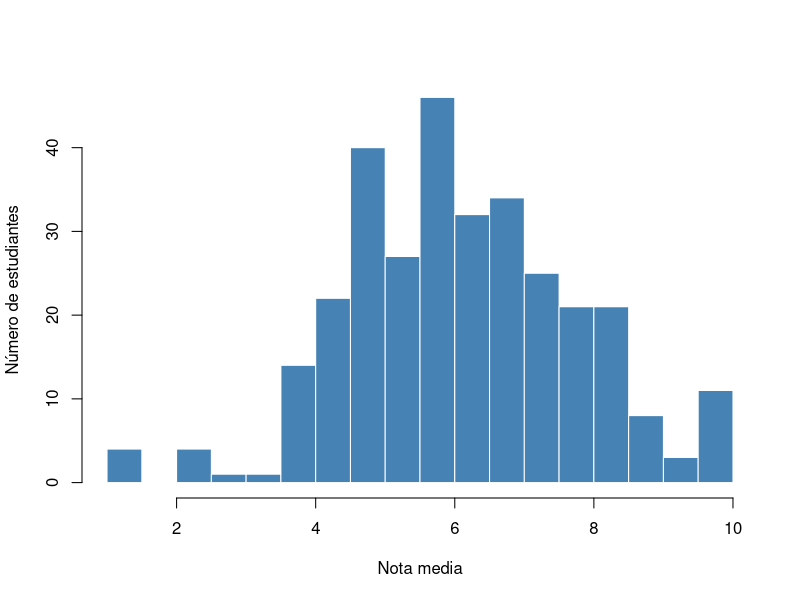
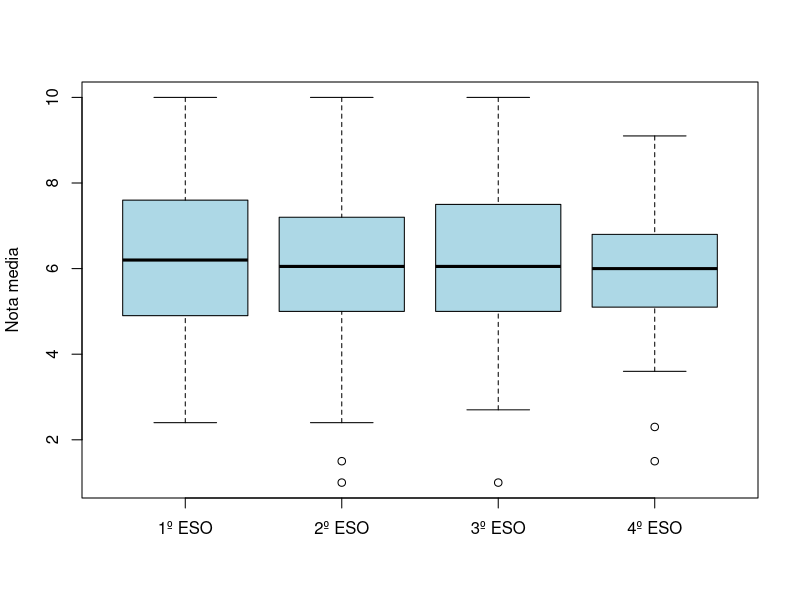

These charts were generated, in order, by the following R code:
## ---- chunk 1
#| label: preparacion
#| include: false
library(tidyverse)
library(readxl)
library(psych)
library(knitr)
## ---- chunk 2
#| label: importar
encuesta <- read_excel("datos/encuesta_bruta.xlsx", na = c("", "NS/NC"))
diccionario <- read_excel("datos/encuesta_bruta.xlsx", sheet = "diccionario")

names(encuesta) <- diccionario$codigo
encuesta$edad <- parse_number(encuesta$edad)
items <- diccionario$codigo[!is.na(diccionario$escala)]
for (item in items) {
  encuesta[[item]] <- parse_number(encuesta[[item]])
}
encuesta$centro <- factor(encuesta$centro)
encuesta$curso <- factor(encuesta$curso, levels = c("1º ESO", "2º ESO", "3º ESO", "4º ESO"))
encuesta$sexo <- factor(encuesta$sexo)
## ---- chunk 3
#| label: tbl-curso
#| tbl-cap: "Distribución de los estudiantes por curso"
frecuencias <- as.data.frame(table(encuesta$curso))
names(frecuencias) <- c("Curso", "n")
frecuencias$porcentaje <- round(frecuencias$n / sum(frecuencias$n) * 100, 1)
frecuencias$acumulado <- cumsum(frecuencias$porcentaje)
kable(frecuencias, col.names = c("Curso", "n", "%", "% acumulado"))
## ---- chunk 4
#| label: tbl-curso-sexo
#| tbl-cap: "Porcentaje de chicas y chicos en cada curso"
tabla <- table(encuesta$curso, encuesta$sexo)
kable(round(prop.table(tabla, margin = 1) * 100, 1))
## ---- chunk 5
#| label: fig-nota
#| fig-cap: "Distribución de la nota media de la 1ª evaluación"
hist(encuesta$nota, breaks = 15, main = NULL, xlab = "Nota media", ylab = "Número de estudiantes",
     col = "steelblue", border = "white")
## ---- chunk 6
#| label: tbl-nota-curso
#| tbl-cap: "Descriptivos de la nota media por curso"
descriptivos <- describeBy(encuesta$nota, group = encuesta$curso, mat = TRUE, digits = 2)
kable(descriptivos[, c("group1", "n", "mean", "sd", "median", "min", "max", "skew")],
      col.names = c("Curso", "n", "Media", "DT", "Mediana", "Mín.", "Máx.", "Asimetría"),
      row.names = FALSE)
## ---- chunk 7
#| label: fig-nota-curso
#| fig-cap: "Nota media por curso"
boxplot(nota ~ curso, data = encuesta, xlab = NULL, ylab = "Nota media", col = "lightblue")
## ---- chunk 8
#| label: tbl-items
#| tbl-cap: "Descriptivos de los ítems (escala 1-5)"
descriptivos_items <- describe(encuesta[, items])
descriptivos_items$enunciado <- diccionario$pregunta[!is.na(diccionario$escala)]
kable(descriptivos_items[, c("enunciado", "n", "mean", "sd")],
      col.names = c("Ítem", "n", "Media", "DT"), digits = 2)
## ---- chunk 9
#| label: perdidos
perdidos <- colSums(is.na(encuesta))
perdidos[perdidos > 0]
